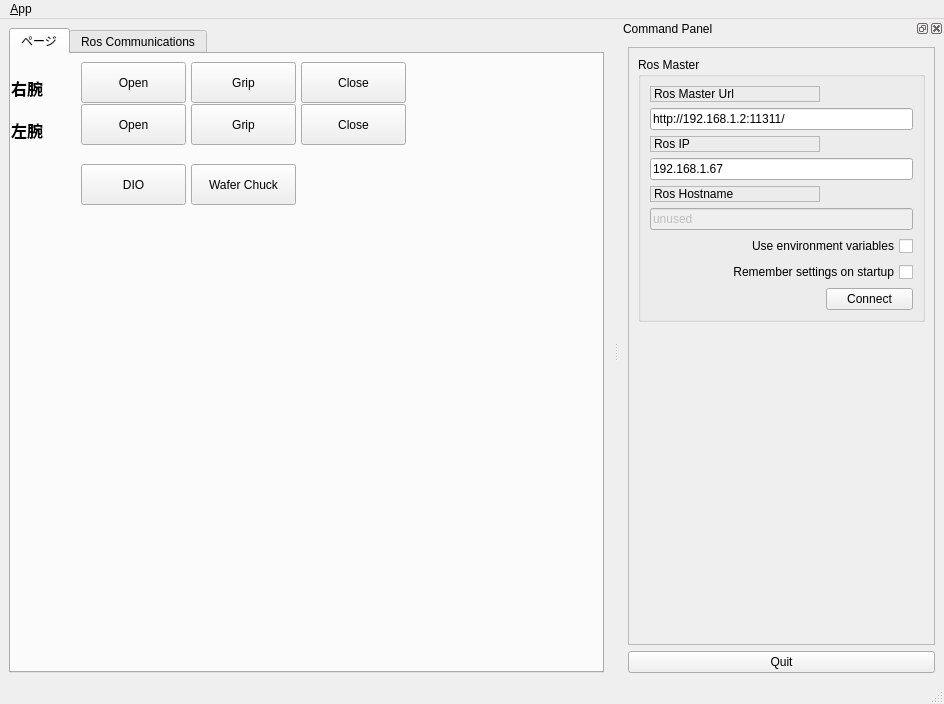
<?xml version="1.0" encoding="UTF-8"?>
<ui version="4.0">
 <class>MainWindowDesign</class>
 <widget class="QMainWindow" name="MainWindowDesign">
  <property name="geometry">
   <rect>
    <x>0</x>
    <y>0</y>
    <width>944</width>
    <height>704</height>
   </rect>
  </property>
  <property name="windowTitle">
   <string>QRosApp</string>
  </property>
  <property name="windowIcon">
   <iconset resource="../resources/images.qrc">
    <normaloff>:/images/icon.png</normaloff>:/images/icon.png</iconset>
  </property>
  <property name="locale">
   <locale language="English" country="Australia"/>
  </property>
  <widget class="QWidget" name="centralwidget">
   <layout class="QHBoxLayout">
    <item>
     <widget class="QTabWidget" name="tab_manager">
      <property name="minimumSize">
       <size>
        <width>100</width>
        <height>0</height>
       </size>
      </property>
      <property name="locale">
       <locale language="English" country="Australia"/>
      </property>
      <property name="currentIndex">
       <number>0</number>
      </property>
      <widget class="QWidget" name="tab">
       <attribute name="title">
        <string>ページ</string>
       </attribute>
       <widget class="QPushButton" name="pushButton_right_open">
        <property name="geometry">
         <rect>
          <x>70</x>
          <y>8</y>
          <width>105</width>
          <height>41</height>
         </rect>
        </property>
        <property name="text">
         <string>Open</string>
        </property>
       </widget>
       <widget class="QLabel" name="label_4">
        <property name="geometry">
         <rect>
          <x>0</x>
          <y>18</y>
          <width>72</width>
          <height>31</height>
         </rect>
        </property>
        <property name="font">
         <font>
          <pointsize>12</pointsize>
          <weight>75</weight>
          <bold>true</bold>
         </font>
        </property>
        <property name="text">
         <string>右腕</string>
        </property>
       </widget>
       <widget class="QLabel" name="label_5">
        <property name="geometry">
         <rect>
          <x>0</x>
          <y>60</y>
          <width>72</width>
          <height>31</height>
         </rect>
        </property>
        <property name="font">
         <font>
          <pointsize>12</pointsize>
          <weight>75</weight>
          <bold>true</bold>
         </font>
        </property>
        <property name="text">
         <string>左腕</string>
        </property>
       </widget>
       <widget class="QPushButton" name="pushButton_right_grip">
        <property name="geometry">
         <rect>
          <x>180</x>
          <y>8</y>
          <width>105</width>
          <height>41</height>
         </rect>
        </property>
        <property name="text">
         <string>Grip</string>
        </property>
       </widget>
       <widget class="QPushButton" name="pushButton_right_close">
        <property name="geometry">
         <rect>
          <x>290</x>
          <y>8</y>
          <width>105</width>
          <height>41</height>
         </rect>
        </property>
        <property name="text">
         <string>Close</string>
        </property>
       </widget>
       <widget class="QPushButton" name="pushButton_left_open">
        <property name="geometry">
         <rect>
          <x>70</x>
          <y>50</y>
          <width>105</width>
          <height>41</height>
         </rect>
        </property>
        <property name="text">
         <string>Open</string>
        </property>
       </widget>
       <widget class="QPushButton" name="pushButton_left_close">
        <property name="geometry">
         <rect>
          <x>290</x>
          <y>50</y>
          <width>105</width>
          <height>41</height>
         </rect>
        </property>
        <property name="text">
         <string>Close</string>
        </property>
       </widget>
       <widget class="QPushButton" name="pushButton_left_grip">
        <property name="geometry">
         <rect>
          <x>180</x>
          <y>50</y>
          <width>105</width>
          <height>41</height>
         </rect>
        </property>
        <property name="text">
         <string>Grip</string>
        </property>
       </widget>
       <widget class="QPushButton" name="pushButton_DIO">
        <property name="geometry">
         <rect>
          <x>70</x>
          <y>110</y>
          <width>105</width>
          <height>41</height>
         </rect>
        </property>
        <property name="text">
         <string>DIO</string>
        </property>
       </widget>
       <widget class="QPushButton" name="pushButton_Chuck">
        <property name="geometry">
         <rect>
          <x>180</x>
          <y>110</y>
          <width>105</width>
          <height>41</height>
         </rect>
        </property>
        <property name="text">
         <string>Wafer Chuck</string>
        </property>
        <property name="checkable">
         <bool>true</bool>
        </property>
       </widget>
      </widget>
      <widget class="QWidget" name="tab_status">
       <attribute name="title">
        <string>Ros Communications</string>
       </attribute>
       <layout class="QVBoxLayout" name="verticalLayout_2">
        <item>
         <widget class="QGroupBox" name="groupBox_12">
          <property name="sizePolicy">
           <sizepolicy hsizetype="MinimumExpanding" vsizetype="Preferred">
            <horstretch>0</horstretch>
            <verstretch>0</verstretch>
           </sizepolicy>
          </property>
          <property name="title">
           <string>Logging</string>
          </property>
          <layout class="QGridLayout" name="gridLayout_3">
           <item row="0" column="0">
            <widget class="QListView" name="view_logging"/>
           </item>
          </layout>
         </widget>
        </item>
       </layout>
      </widget>
     </widget>
    </item>
   </layout>
  </widget>
  <widget class="QMenuBar" name="menubar">
   <property name="geometry">
    <rect>
     <x>0</x>
     <y>0</y>
     <width>944</width>
     <height>27</height>
    </rect>
   </property>
   <widget class="QMenu" name="menu_File">
    <property name="title">
     <string>&amp;App</string>
    </property>
    <addaction name="action_Preferences"/>
    <addaction name="separator"/>
    <addaction name="actionAbout"/>
    <addaction name="actionAbout_Qt"/>
    <addaction name="separator"/>
    <addaction name="action_Quit"/>
   </widget>
   <addaction name="menu_File"/>
  </widget>
  <widget class="QStatusBar" name="statusbar"/>
  <widget class="QDockWidget" name="dock_status">
   <property name="sizePolicy">
    <sizepolicy hsizetype="Minimum" vsizetype="Preferred">
     <horstretch>0</horstretch>
     <verstretch>0</verstretch>
    </sizepolicy>
   </property>
   <property name="minimumSize">
    <size>
     <width>325</width>
     <height>415</height>
    </size>
   </property>
   <property name="allowedAreas">
    <set>Qt::RightDockWidgetArea</set>
   </property>
   <property name="windowTitle">
    <string>Command Panel</string>
   </property>
   <attribute name="dockWidgetArea">
    <number>2</number>
   </attribute>
   <widget class="QWidget" name="dockWidgetContents_2">
    <layout class="QVBoxLayout" name="verticalLayout">
     <item>
      <widget class="QFrame" name="frame">
       <property name="sizePolicy">
        <sizepolicy hsizetype="Minimum" vsizetype="Preferred">
         <horstretch>0</horstretch>
         <verstretch>0</verstretch>
        </sizepolicy>
       </property>
       <property name="frameShape">
        <enum>QFrame::StyledPanel</enum>
       </property>
       <property name="frameShadow">
        <enum>QFrame::Raised</enum>
       </property>
       <layout class="QVBoxLayout" name="verticalLayout_3">
        <item>
         <widget class="QGroupBox" name="groupBox">
          <property name="title">
           <string>Ros Master</string>
          </property>
          <layout class="QGridLayout" name="gridLayout">
           <item row="0" column="0">
            <widget class="QLabel" name="label">
             <property name="frameShape">
              <enum>QFrame::StyledPanel</enum>
             </property>
             <property name="frameShadow">
              <enum>QFrame::Raised</enum>
             </property>
             <property name="text">
              <string>Ros Master Url</string>
             </property>
            </widget>
           </item>
           <item row="1" column="0" colspan="2">
            <widget class="QLineEdit" name="line_edit_master">
             <property name="text">
              <string>http://192.168.1.2:11311/</string>
             </property>
            </widget>
           </item>
           <item row="2" column="0">
            <widget class="QLabel" name="label_2">
             <property name="frameShape">
              <enum>QFrame::StyledPanel</enum>
             </property>
             <property name="frameShadow">
              <enum>QFrame::Raised</enum>
             </property>
             <property name="text">
              <string>Ros IP</string>
             </property>
            </widget>
           </item>
           <item row="3" column="0" colspan="2">
            <widget class="QLineEdit" name="line_edit_host">
             <property name="text">
              <string>192.168.1.67</string>
             </property>
            </widget>
           </item>
           <item row="4" column="0">
            <widget class="QLabel" name="label_3">
             <property name="frameShape">
              <enum>QFrame::StyledPanel</enum>
             </property>
             <property name="frameShadow">
              <enum>QFrame::Raised</enum>
             </property>
             <property name="text">
              <string>Ros Hostname</string>
             </property>
            </widget>
           </item>
           <item row="5" column="0" colspan="2">
            <widget class="QLineEdit" name="line_edit_topic">
             <property name="enabled">
              <bool>false</bool>
             </property>
             <property name="text">
              <string>unused</string>
             </property>
            </widget>
           </item>
           <item row="6" column="0" colspan="2">
            <widget class="QCheckBox" name="checkbox_use_environment">
             <property name="layoutDirection">
              <enum>Qt::RightToLeft</enum>
             </property>
             <property name="text">
              <string>Use environment variables</string>
             </property>
            </widget>
           </item>
           <item row="7" column="0" colspan="2">
            <widget class="QCheckBox" name="checkbox_remember_settings">
             <property name="layoutDirection">
              <enum>Qt::RightToLeft</enum>
             </property>
             <property name="text">
              <string>Remember settings on startup</string>
             </property>
            </widget>
           </item>
           <item row="8" column="0">
            <spacer name="horizontalSpacer">
             <property name="orientation">
              <enum>Qt::Horizontal</enum>
             </property>
             <property name="sizeHint" stdset="0">
              <size>
               <width>170</width>
               <height>21</height>
              </size>
             </property>
            </spacer>
           </item>
           <item row="8" column="1">
            <widget class="QPushButton" name="button_connect">
             <property name="enabled">
              <bool>true</bool>
             </property>
             <property name="sizePolicy">
              <sizepolicy hsizetype="MinimumExpanding" vsizetype="Fixed">
               <horstretch>0</horstretch>
               <verstretch>0</verstretch>
              </sizepolicy>
             </property>
             <property name="toolTip">
              <string>Set the target to the current joint trajectory state.</string>
             </property>
             <property name="statusTip">
              <string>Clear all waypoints and set the target to the current joint trajectory state.</string>
             </property>
             <property name="text">
              <string>Connect</string>
             </property>
            </widget>
           </item>
          </layout>
         </widget>
        </item>
        <item>
         <spacer name="verticalSpacer_3">
          <property name="orientation">
           <enum>Qt::Vertical</enum>
          </property>
          <property name="sizeHint" stdset="0">
           <size>
            <width>20</width>
            <height>233</height>
           </size>
          </property>
         </spacer>
        </item>
       </layout>
      </widget>
     </item>
     <item>
      <widget class="QPushButton" name="quit_button">
       <property name="sizePolicy">
        <sizepolicy hsizetype="MinimumExpanding" vsizetype="Fixed">
         <horstretch>0</horstretch>
         <verstretch>0</verstretch>
        </sizepolicy>
       </property>
       <property name="text">
        <string>Quit</string>
       </property>
      </widget>
     </item>
    </layout>
   </widget>
  </widget>
  <action name="action_Quit">
   <property name="text">
    <string>&amp;Quit</string>
   </property>
   <property name="shortcut">
    <string>Ctrl+Q</string>
   </property>
   <property name="shortcutContext">
    <enum>Qt::ApplicationShortcut</enum>
   </property>
  </action>
  <action name="action_Preferences">
   <property name="text">
    <string>&amp;Preferences</string>
   </property>
  </action>
  <action name="actionAbout">
   <property name="text">
    <string>&amp;About</string>
   </property>
  </action>
  <action name="actionAbout_Qt">
   <property name="text">
    <string>About &amp;Qt</string>
   </property>
  </action>
 </widget>
 <resources>
  <include location="../resources/images.qrc"/>
 </resources>
 <connections>
  <connection>
   <sender>action_Quit</sender>
   <signal>triggered()</signal>
   <receiver>MainWindowDesign</receiver>
   <slot>close()</slot>
   <hints>
    <hint type="sourcelabel">
     <x>-1</x>
     <y>-1</y>
    </hint>
    <hint type="destinationlabel">
     <x>399</x>
     <y>299</y>
    </hint>
   </hints>
  </connection>
  <connection>
   <sender>quit_button</sender>
   <signal>clicked()</signal>
   <receiver>MainWindowDesign</receiver>
   <slot>close()</slot>
   <hints>
    <hint type="sourcelabel">
     <x>859</x>
     <y>552</y>
    </hint>
    <hint type="destinationlabel">
     <x>469</x>
     <y>299</y>
    </hint>
   </hints>
  </connection>
 </connections>
</ui>
